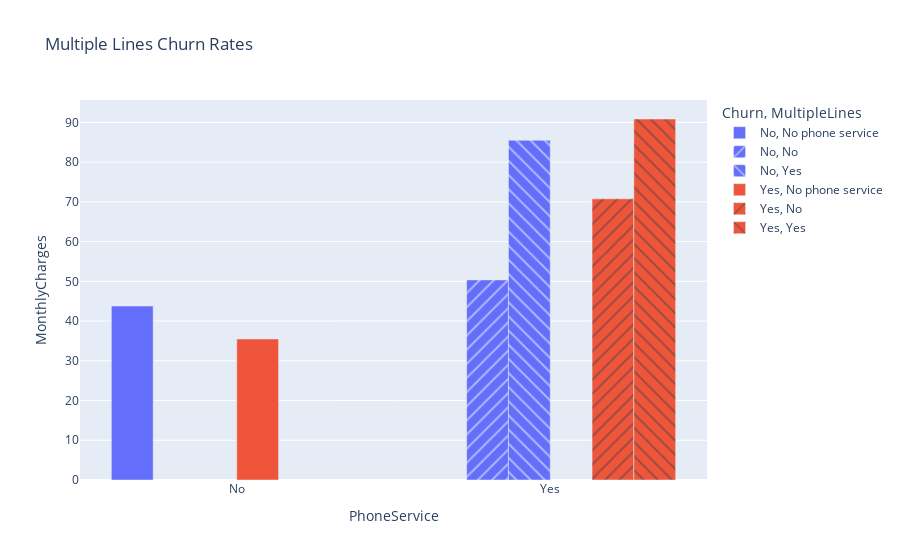

Here is the notebook cell this chart was saved with:
### Code cell
fig = px.bar(multiple_lines, x="PhoneService", y="MonthlyCharges", color="Churn", pattern_shape="MultipleLines",
             barmode="group", title="Multiple Lines Churn Rates")

# show plot 
fig.show()

### Figure 1 — Plotly figure (JSON) as saved in the notebook; plotly's stock layout.template omitted (floating-point values rounded to 4 significant figures)
{"data": [{"alignmentgroup": "True", "hovertemplate": "Churn=No<br>MultipleLines=No phone service<br>PhoneService=%{x}<br>MonthlyCharges=%{y}<extra></extra>", "legendgroup": "No, No phone service", "marker": {"color": "#636efa", "pattern": {"shape": ""}}, "name": "No, No phone service", "offsetgroup": "No, No phone service", "orientation": "v", "showlegend": true, "textposition": "auto", "type": "bar", "x": ["No"], "xaxis": "x", "y": [43.78], "yaxis": "y"}, {"alignmentgroup": "True", "hovertemplate": "Churn=No<br>MultipleLines=No<br>PhoneService=%{x}<br>MonthlyCharges=%{y}<extra></extra>", "legendgroup": "No, No", "marker": {"color": "#636efa", "pattern": {"shape": "/"}}, "name": "No, No", "offsetgroup": "No, No", "orientation": "v", "showlegend": true, "textposition": "auto", "type": "bar", "x": ["Yes"], "xaxis": "x", "y": [50.35], "yaxis": "y"}, {"alignmentgroup": "True", "hovertemplate": "Churn=No<br>MultipleLines=Yes<br>PhoneService=%{x}<br>MonthlyCharges=%{y}<extra></extra>", "legendgroup": "No, Yes", "marker": {"color": "#636efa", "pattern": {"shape": "\\"}}, "name": "No, Yes", "offsetgroup": "No, Yes", "orientation": "v", "showlegend": true, "textposition": "auto", "type": "bar", "x": ["Yes"], "xaxis": "x", "y": [85.5], "yaxis": "y"}, {"alignmentgroup": "True", "hovertemplate": "Churn=Yes<br>MultipleLines=No phone service<br>PhoneService=%{x}<br>MonthlyCharges=%{y}<extra></extra>", "legendgroup": "Yes, No phone service", "marker": {"color": "#EF553B", "pattern": {"shape": ""}}, "name": "Yes, No phone service", "offsetgroup": "Yes, No phone service", "orientation": "v", "showlegend": true, "textposition": "auto", "type": "bar", "x": ["No"], "xaxis": "x", "y": [35.5], "yaxis": "y"}, {"alignmentgroup": "True", "hovertemplate": "Churn=Yes<br>MultipleLines=No<br>PhoneService=%{x}<br>MonthlyCharges=%{y}<extra></extra>", "legendgroup": "Yes, No", "marker": {"color": "#EF553B", "pattern": {"shape": "/"}}, "name": "Yes, No", "offsetgroup": "Yes, No", "orientation": "v", "showlegend": true, "textposition": "auto", "type": "bar", "x": ["Yes"], "xaxis": "x", "y": [70.75], "yaxis": "y"}, {"alignmentgroup": "True", "hovertemplate": "Churn=Yes<br>MultipleLines=Yes<br>PhoneService=%{x}<br>MonthlyCharges=%{y}<extra></extra>", "legendgroup": "Yes, Yes", "marker": {"color": "#EF553B", "pattern": {"shape": "\\"}}, "name": "Yes, Yes", "offsetgroup": "Yes, Yes", "orientation": "v", "showlegend": true, "textposition": "auto", "type": "bar", "x": ["Yes"], "xaxis": "x", "y": [90.85], "yaxis": "y"}], "layout": {"barmode": "group", "legend": {"title": {"text": "Churn, MultipleLines"}, "tracegroupgap": 0}, "title": {"text": "Multiple Lines Churn Rates"}, "xaxis": {"anchor": "y", "domain": [0, 1], "title": {"text": "PhoneService"}}, "yaxis": {"anchor": "x", "domain": [0, 1], "title": {"text": "MonthlyCharges"}}}}
